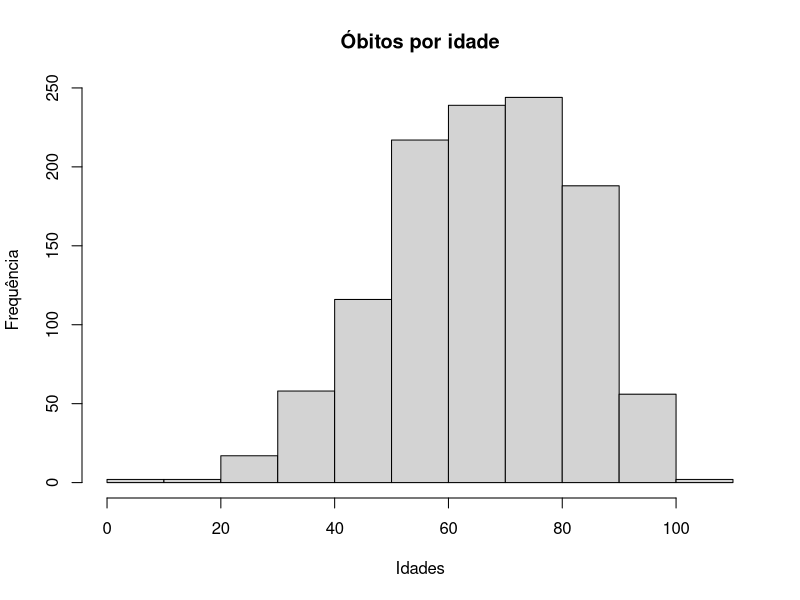

Write the R code that produced this figure.
library(readxl)
library(dplyr)

planilha <- read_excel("./dados/covid_19_bauru_mortes.xlsx")
dados <- planilha$'idade'

png(filename = "./graficos/histograma_obitos_por_idade.png", width = 800, height = 600)
hist(dados, main="Óbitos por idade", xlab="Idades", ylab="Frequência")
dev.off()

tabela <- data.frame(t(table(dados)))[,-1]
tabela$dados <- as.numeric(levels(tabela$dados))
tabela <- tabela %>% 
  mutate(Fr = 100*Freq/sum(Freq),
         Fac = cumsum(Freq),
         Xi.Fi = dados*Freq)
tabela
